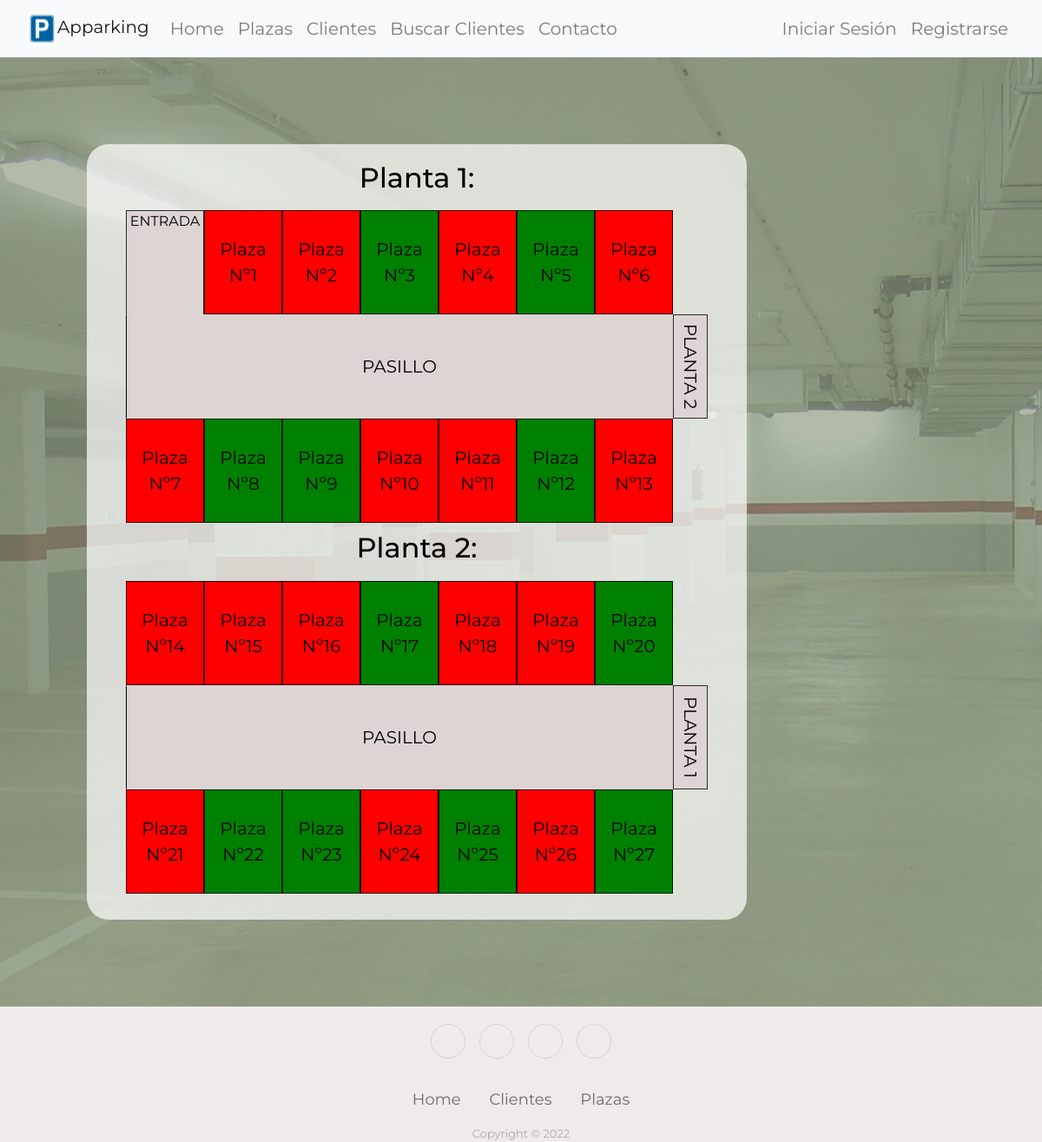
The app's page /parking/plazas/ with its own data.
### parking/models.py (models this page shows, shortened)
class Plaza(models.Model):
    planta = models.IntegerField(blank=False,null=False)
    numero = models.IntegerField(blank=False,null=False)
    dimensiones = models.ForeignKey(Dimensiones, on_delete=models.RESTRICT,null=True,blank=True)
    def disponible(self):
        if len(self.cliente_set.all()) > 0 :
            return False
        else:
            return True
    class Meta:
        pass

### parking/views.py (the view)
# urls.py: path('plazas/', PlazaListView.as_view(), name='listado_plazas'),
class PlazaListView(generic.ListView):
    model = Plaza
    paginate_by = 27

### parking/templates/parking/plaza_list.html (shortened to what this page needs)
{% extends "base.html" %}
{% block content %}
<div class="plazas-container">
    <h2>Planta 1:</h2>
    <div class="grid-container animate__animated animate__backInLeft">
        <div class="entrada">ENTRADA</div>
        <div class="next">
            <div style="transform: rotate(90deg);justify-content: center;align-items: center;">PLANTA&nbsp;2</div>
        </div>
        <div class="pasillo">PASILLO</div>
        {% for plaza in object_list %}
        {% if plaza.id < 14 %}
            {% if plaza.disponible %}
                <div class="p{{plaza.id}}" id="disp">
                    Plaza <br>Nº{{plaza.id}}
                </div>
            {% else %}
                <div class="p{{plaza.id}}" id="nodisp">
                    <a href="{%url 'info_cliente' plaza.cliente_set.first.dni %}">Plaza <br>Nº{{plaza.id}}</a>
                </div>
            {% endif %}
        {% endif %}
        {% endfor %}
    </div>
</div>
<div class="plazas-container">
    <h2>Planta 2:</h2>
    <div class="grid-container animate__animated animate__backInRight">
        <div class="next">
            <div style="transform: rotate(90deg);justify-content: center;align-items: center;">PLANTA&nbsp;1</div>
        </div>
        <div class="pasillo">PASILLO</div>
        {% for plaza in object_list %}
            {% if plaza.id >= 14 %}
            {% if plaza.disponible %}
            <div class="p{{plaza.id}}" id="disp">
                Plaza <br>Nº{{plaza.id}}
            </div>
            {% else %}
            <div class="p{{plaza.id}}" id="nodisp">
                    <a href="{%url 'info_cliente' plaza.cliente_set.first.dni %}">Plaza <br>Nº{{plaza.id}}</a>
            </div>
            {% endif %}
        {% endif %}
        {% endfor %}
    </div>
</div>
{% endblock %}

### parking/templates/base.html (shortened to what this page needs)
<!DOCTYPE html>
<html lang="es">
<head>
  <link rel="stylesheet" href="https://cdnjs.cloudflare.com/ajax/libs/twitter-bootstrap/4.1.3/css/bootstrap.min.css">
  <link rel="stylesheet" href="https://cdnjs.cloudflare.com/ajax/libs/ionicons/2.0.1/css/ionicons.min.css">
  <link rel="stylesheet" href="https://cdn.jsdelivr.net/npm/bootstrap@4.5.3/dist/css/bootstrap.min.css"
 />
  <link rel="stylesheet" href="https://cdnjs.cloudflare.com/ajax/libs/animate.css/4.1.1/animate.min.css" />
  {% load static %}
  <link rel="stylesheet" href="{% static 'css/styles.css' %}" />
</head>
<body>
  <div id="fondo"></div>
  <nav class="navbar navbar-expand-lg navbar-light bg-light">
    <div class="container-fluid">
      <a class="navbar-brand" href="{%url 'indice' %}"><img src="{% static 'imagenes/icono.jpg' %}"
          style="height: 40px;width: 35px;" />Apparking</a>
      <div class="collapse navbar-collapse" id="navbarSupportedContent">
        <ul class="navbar-nav me-auto mb-2 mb-lg-0">
          <li class="nav-item">
            <a class="nav-link" href="{%url 'indice' %}">Home</a>
          </li>
            <a class="nav-link" href="{%url 'listado_plazas' %}">Plazas</a>
          <li class="nav-item">
            <a class="nav-link" href="{% url 'listado_clientes' %}">Clientes</a>
          </li>
          <li class="nav-item">
            <a class="nav-link" href="{% url 'buscaclientes'%}">Buscar Clientes</a>
          </li>
          <li class="nav-item">
            <a class="nav-link" href="{%url 'contacto' %}">Contacto</a>
          </li>
        </ul>
        <ul class="navbar-nav ml-auto">
          {% if user.is_authenticated %}
          <hr>
          <li class="nav-item">
            <a class="nav-link" href="{% url 'logout'%}">Cerrar Sesión({{user.username}})</a>
          </li>
          {% else %}
          <li class="nav-item">
            <a class="nav-link" href="{% url 'login'%}?next={{request.path}}">Iniciar Sesión</a>
          </li>
          <li class="nav-item">
            <a class="nav-link" href="{% url 'registrar'%}"> Registrarse</a>
          </li>
          {% endif %}
        </ul>
      </div>
    </div>
  </nav>
  <div class="contenido">
    <div class="panel">
      <div class="col-sm-12">
        {% block content %}{% endblock %}
      </div>
    </div>
  </div>
  <div class="footer-basic">
    <footer>
      <div class="social"><a href="https://www.instagram.com"></a><a
          href="https://www.snapchat.com/"></a><a href="https://twitter.com/"></a><a href="https://www.facebook.com/"></a></div>
      <ul class="list-inline">
        <li class="list-inline-item"><a href="{%url 'indice' %}">Home</a></li>
        <li class="list-inline-item"><a href="{% url 'listado_clientes' %}">Clientes</a></li>
        <li class="list-inline-item"><a href="{%url 'listado_plazas' %}">Plazas</a></li>
      </ul>
      <p class="copyright">Copyright © 2022</p>
    </footer>
  </div>
</body>
</html>

### records on screen
Plaza: id "1"
Plaza: id "2"
Plaza: id "3"
Plaza: id "4"
Plaza: id "5"
Plaza: id "6"
Plaza: id "7"
Plaza: id "8"
Plaza: id "9"
Plaza: id "10"
Plaza: id "11"
Plaza: id "12"
Plaza: id "13"
Plaza: id "14"
Plaza: id "15"
Plaza: id "16"
Plaza: id "17"
Plaza: id "18"
Plaza: id "19"
Plaza: id "20"
Plaza: id "21"
Plaza: id "22"
Plaza: id "23"
Plaza: id "24"
Plaza: id "25"
Plaza: id "26"
Plaza: id "27"
